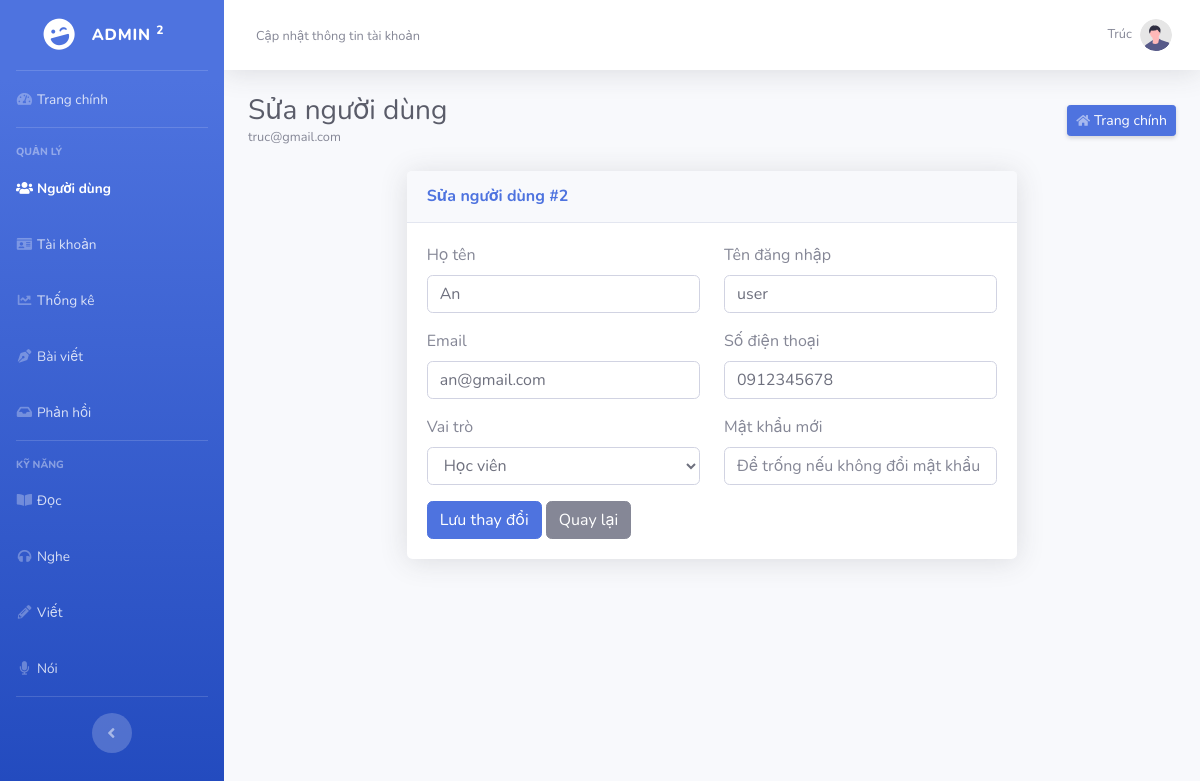
/admin/user_edit.php?id=2 (signed in), run on the app's committed database.
### tables this page shows
CREATE TABLE `users` (
  `id` int(11) NOT NULL,
  `name` varchar(100) DEFAULT NULL,
  `email` varchar(100) DEFAULT NULL,
  `password` varchar(255) DEFAULT NULL,
  `created_at` timestamp NOT NULL DEFAULT current_timestamp(),
  `username` varchar(50) DEFAULT NULL,
  `role` int(11) DEFAULT 0 COMMENT '1:admin, 2:người học ,0: giảng viên',
  `phone` varchar(15) DEFAULT NULL,
  `avatar` varchar(255) DEFAULT NULL
);

### auth.php (called while the page is built, shortened)
<?php
function auth_user(): ?array
{
    return $_SESSION['auth_user'] ?? null;
}
function auth_require_role(int $requiredRole): void
{
    $user = auth_user();
}

### admin/user_edit.php (the view, shortened to what this page needs)
<?php
require_once __DIR__ . '/_layout.php';
$userId = (int) ($_GET['id'] ?? $_POST['id'] ?? 0);
$stmt = $conn->prepare('SELECT id, name, username, email, phone, role FROM users WHERE id = ? LIMIT 1');
$user = null;
if ($stmt) {
    $stmt->bind_param('i', $userId);
    $stmt->execute();
    $user = $stmt->get_result()?->fetch_assoc();
}
?>
<div class="row justify-content-center">
    <div class="col-lg-8">
        <div class="card content-card shadow mb-4">
            <div class="card-header py-3">
                <h6 class="m-0 font-weight-bold text-primary">Sửa người dùng #<?php echo (int) $user['id']; ?></h6>
            </div>
            <div class="card-body">
                <form method="post">
                    <div class="row">
                        <div class="col-md-6 form-group">
                            <label>Họ tên</label>
                            <input class="form-control" name="name" value="<?php echo htmlspecialchars($user['name'] ?? '', ENT_QUOTES, 'UTF-8'); ?>" required>
                        </div>
                        <div class="col-md-6 form-group">
                            <label>Tên đăng nhập</label>
                            <input class="form-control" name="username" value="<?php echo htmlspecialchars($user['username'] ?? '', ENT_QUOTES, 'UTF-8'); ?>" required>
                        </div>
                        <div class="col-md-6 form-group">
                            <label>Email</label>
                            <input type="email" class="form-control" name="email" value="<?php echo htmlspecialchars($user['email'] ?? '', ENT_QUOTES, 'UTF-8'); ?>" required>
                        </div>
                        <div class="col-md-6 form-group">
                            <label>Số điện thoại</label>
                            <input class="form-control" name="phone" value="<?php echo htmlspecialchars($user['phone'] ?? '', ENT_QUOTES, 'UTF-8'); ?>">
                        </div>
                        <div class="col-md-6 form-group">
                            <label>Vai trò</label>
                            <select class="form-control" name="role">
                                <option value="2"<?php echo ((int) $user['role'] === 2) ? ' selected' : ''; ?>>Học viên</option>
                            </select>
                        </div>
                        <div class="col-md-6 form-group">
                            <label>Mật khẩu mới</label>
                            <input type="password" class="form-control" name="password" placeholder="Để trống nếu không đổi mật khẩu">
                        </div>
                    </div>
                    <button class="btn btn-primary">Lưu thay đổi</button>
                    <a href="users.php" class="btn btn-secondary">Quay lại</a>
                </form>
            </div>
        </div>
    </div>
</div>

### admin/_layout.php (style rules this page uses)
.content-card { border:0;box-shadow:0 .15rem 1.75rem 0 rgba(58,59,69,.15) }

### data on the page
users: id "2", name "An", username "user", email "an@gmail.com", phone "0912345678", role "Học viên"

### other printed values
$subtitle !== '' ? $subtitle : 'Admin Management' "Cập nhật thông tin tài khoản"
$userName "Trúc"
$title "Sửa người dùng"
$userEmail "truc@gmail.com"
